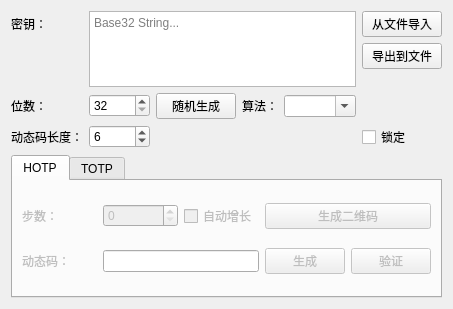
<?xml version="1.0" encoding="UTF-8"?>
<ui version="4.0">
 <class>otp_dialog</class>
 <widget class="QDialog" name="otp_dialog">
  <property name="geometry">
   <rect>
    <x>0</x>
    <y>0</y>
    <width>429</width>
    <height>300</height>
   </rect>
  </property>
  <property name="windowTitle">
   <string>OTP</string>
  </property>
  <layout class="QGridLayout" name="grid_layout">
   <item row="0" column="0">
    <widget class="QLabel" name="cipher_label">
     <property name="text">
      <string>密钥：</string>
     </property>
    </widget>
   </item>
   <item row="5" column="1" colspan="2">
    <widget class="QSpinBox" name="random_generate_bit_length_spin_box">
     <property name="minimum">
      <number>32</number>
     </property>
     <property name="maximum">
      <number>32767</number>
     </property>
     <property name="value">
      <number>32</number>
     </property>
    </widget>
   </item>
   <item row="7" column="0" colspan="7">
    <widget class="QTabWidget" name="otp_tab_widget">
     <property name="enabled">
      <bool>true</bool>
     </property>
     <property name="currentIndex">
      <number>0</number>
     </property>
     <widget class="QWidget" name="hotp_tab">
      <property name="enabled">
       <bool>true</bool>
      </property>
      <attribute name="title">
       <string>HOTP</string>
      </attribute>
      <layout class="QGridLayout" name="gridLayout">
       <item row="0" column="0">
        <widget class="QLabel" name="step_label">
         <property name="enabled">
          <bool>false</bool>
         </property>
         <property name="text">
          <string>步数：</string>
         </property>
        </widget>
       </item>
       <item row="0" column="1">
        <widget class="QSpinBox" name="step_spin_box">
         <property name="enabled">
          <bool>false</bool>
         </property>
         <property name="maximum">
          <number>16777215</number>
         </property>
        </widget>
       </item>
       <item row="0" column="2">
        <widget class="QCheckBox" name="auto_grow_step_check_box">
         <property name="enabled">
          <bool>false</bool>
         </property>
         <property name="text">
          <string>自动增长</string>
         </property>
        </widget>
       </item>
       <item row="0" column="3" colspan="2">
        <widget class="QPushButton" name="generate_hotp_qrcode_push_button">
         <property name="enabled">
          <bool>false</bool>
         </property>
         <property name="text">
          <string>生成二维码</string>
         </property>
        </widget>
       </item>
       <item row="1" column="0">
        <widget class="QLabel" name="hotp_code_label">
         <property name="enabled">
          <bool>false</bool>
         </property>
         <property name="text">
          <string>动态码：</string>
         </property>
        </widget>
       </item>
       <item row="1" column="1" colspan="2">
        <widget class="QLineEdit" name="hotp_code_line_edit">
         <property name="inputMask">
          <string>999999</string>
         </property>
        </widget>
       </item>
       <item row="1" column="3">
        <widget class="QPushButton" name="generate_hotp_code_push_button">
         <property name="enabled">
          <bool>false</bool>
         </property>
         <property name="text">
          <string>生成</string>
         </property>
        </widget>
       </item>
       <item row="1" column="4">
        <widget class="QPushButton" name="verify_hotp_code_push_button">
         <property name="enabled">
          <bool>false</bool>
         </property>
         <property name="text">
          <string>验证</string>
         </property>
        </widget>
       </item>
      </layout>
     </widget>
     <widget class="QWidget" name="totp_tab">
      <attribute name="title">
       <string>TOTP</string>
      </attribute>
      <layout class="QGridLayout" name="totp_tab_grid_layout">
       <item row="2" column="4">
        <widget class="QPushButton" name="verify_totp_code_push_button">
         <property name="enabled">
          <bool>false</bool>
         </property>
         <property name="text">
          <string>验证</string>
         </property>
        </widget>
       </item>
       <item row="2" column="0">
        <widget class="QLabel" name="totp_code_label">
         <property name="enabled">
          <bool>false</bool>
         </property>
         <property name="text">
          <string>动态码：</string>
         </property>
        </widget>
       </item>
       <item row="2" column="1" colspan="2">
        <widget class="QLineEdit" name="totp_code_line_edit">
         <property name="inputMask">
          <string>999999</string>
         </property>
         <property name="maxLength">
          <number>6</number>
         </property>
        </widget>
       </item>
       <item row="0" column="0">
        <widget class="QLabel" name="date_time_edit_label">
         <property name="enabled">
          <bool>false</bool>
         </property>
         <property name="text">
          <string>时间：</string>
         </property>
        </widget>
       </item>
       <item row="0" column="3">
        <widget class="QCheckBox" name="date_time_edit_check_box">
         <property name="enabled">
          <bool>false</bool>
         </property>
         <property name="text">
          <string>修改</string>
         </property>
        </widget>
       </item>
       <item row="1" column="1">
        <widget class="QSpinBox" name="time_slice_spin_box">
         <property name="enabled">
          <bool>false</bool>
         </property>
         <property name="minimum">
          <number>1</number>
         </property>
         <property name="maximum">
          <number>60</number>
         </property>
        </widget>
       </item>
       <item row="0" column="1" colspan="2">
        <widget class="QDateTimeEdit" name="date_time_edit">
         <property name="enabled">
          <bool>false</bool>
         </property>
         <property name="readOnly">
          <bool>true</bool>
         </property>
         <property name="displayFormat">
          <string>yyyy/M/d H:mm:ss</string>
         </property>
        </widget>
       </item>
       <item row="3" column="1" colspan="2">
        <widget class="QProgressBar" name="time_remainder_progress_bar">
         <property name="enabled">
          <bool>false</bool>
         </property>
         <property name="maximumSize">
          <size>
           <width>16777215</width>
           <height>1</height>
          </size>
         </property>
         <property name="textVisible">
          <bool>false</bool>
         </property>
         <property name="format">
          <string>%v秒</string>
         </property>
        </widget>
       </item>
       <item row="1" column="0">
        <widget class="QLabel" name="time_slice_label">
         <property name="enabled">
          <bool>false</bool>
         </property>
         <property name="text">
          <string>时间片长度：</string>
         </property>
        </widget>
       </item>
       <item row="2" column="3">
        <widget class="QPushButton" name="generate_totp_code_push_button">
         <property name="enabled">
          <bool>false</bool>
         </property>
         <property name="text">
          <string>生成</string>
         </property>
        </widget>
       </item>
       <item row="1" column="2">
        <widget class="QCheckBox" name="auto_generate_totp_code_check_box">
         <property name="enabled">
          <bool>false</bool>
         </property>
         <property name="text">
          <string>自动刷新</string>
         </property>
        </widget>
       </item>
       <item row="1" column="4">
        <widget class="QPushButton" name="generate_totp_qrcode_push_button">
         <property name="enabled">
          <bool>false</bool>
         </property>
         <property name="text">
          <string>生成二维码</string>
         </property>
        </widget>
       </item>
      </layout>
     </widget>
    </widget>
   </item>
   <item row="5" column="0">
    <widget class="QLabel" name="random_generate_bit_length_label">
     <property name="text">
      <string>位数：</string>
     </property>
    </widget>
   </item>
   <item row="5" column="3">
    <widget class="QPushButton" name="random_generate_push_button">
     <property name="text">
      <string>随机生成</string>
     </property>
    </widget>
   </item>
   <item row="5" column="4">
    <widget class="QLabel" name="hash_algorithm_label">
     <property name="text">
      <string>算法：</string>
     </property>
    </widget>
   </item>
   <item row="6" column="0">
    <widget class="QLabel" name="otp_code_length_label">
     <property name="text">
      <string>动态码长度：</string>
     </property>
    </widget>
   </item>
   <item row="6" column="1" colspan="2">
    <widget class="QSpinBox" name="otp_code_length_spin_box">
     <property name="minimum">
      <number>3</number>
     </property>
     <property name="value">
      <number>6</number>
     </property>
    </widget>
   </item>
   <item row="6" column="6">
    <widget class="QCheckBox" name="lock_cipher_check_box">
     <property name="text">
      <string>锁定</string>
     </property>
    </widget>
   </item>
   <item row="1" column="6">
    <widget class="QPushButton" name="export_push_button">
     <property name="text">
      <string>导出到文件</string>
     </property>
    </widget>
   </item>
   <item row="0" column="6">
    <widget class="QPushButton" name="import_from_text_file_push_button">
     <property name="text">
      <string>从文件导入</string>
     </property>
    </widget>
   </item>
   <item row="0" column="1" rowspan="5" colspan="5">
    <widget class="QPlainTextEdit" name="cipher_plain_text_edit">
     <property name="placeholderText">
      <string>Base32 String...</string>
     </property>
    </widget>
   </item>
   <item row="5" column="5">
    <widget class="QComboBox" name="hash_algorithm_combo_box">
     <property name="editable">
      <bool>true</bool>
     </property>
    </widget>
   </item>
  </layout>
 </widget>
 <resources/>
 <connections/>
</ui>
